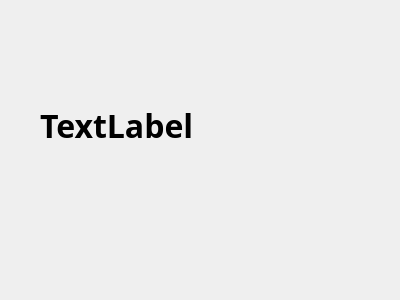
<?xml version="1.0" encoding="UTF-8"?>
<ui version="4.0">
 <class>Dialog</class>
 <widget class="QDialog" name="Dialog">
  <property name="geometry">
   <rect>
    <x>0</x>
    <y>0</y>
    <width>400</width>
    <height>300</height>
   </rect>
  </property>
  <property name="windowTitle">
   <string>Dialog</string>
  </property>
  <widget class="QLabel" name="label">
   <property name="geometry">
    <rect>
     <x>40</x>
     <y>70</y>
     <width>291</width>
     <height>111</height>
    </rect>
   </property>
   <property name="font">
    <font>
     <family>맑은 고딕</family>
     <pointsize>24</pointsize>
     <weight>75</weight>
     <bold>true</bold>
    </font>
   </property>
   <property name="text">
    <string>TextLabel</string>
   </property>
  </widget>
 </widget>
 <resources/>
 <connections/>
</ui>
